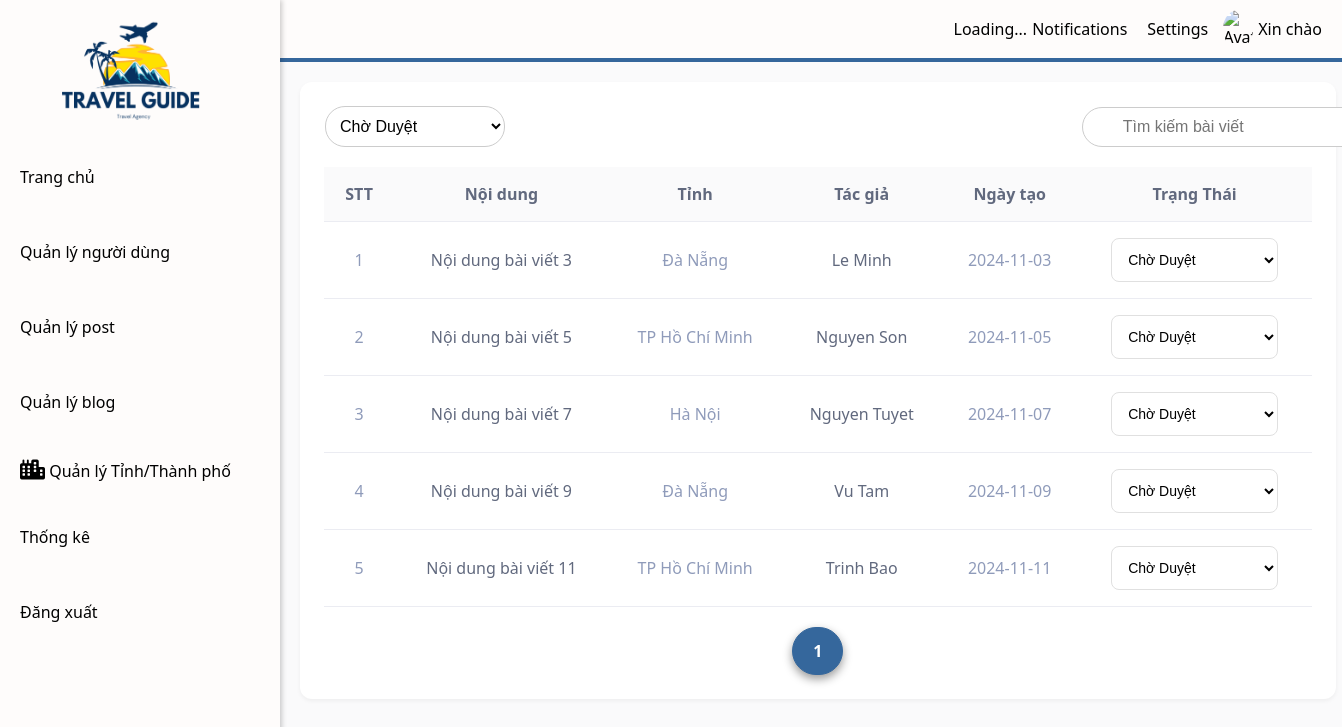
The app's page /src/Views/admin/blog_management.php, older data.
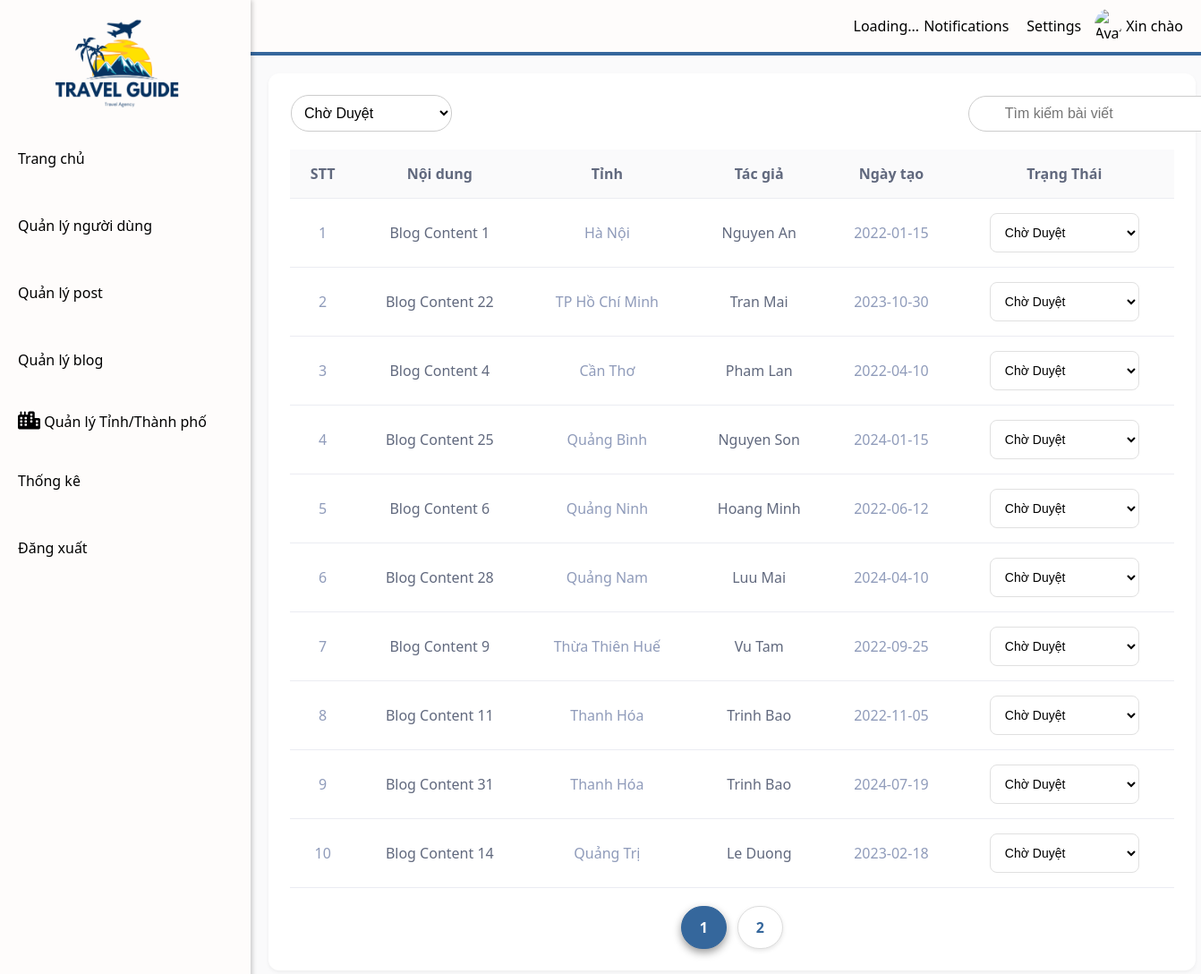
The same page, newer data.
### tables this page shows
CREATE TABLE blog (
  blogID INT AUTO_INCREMENT PRIMARY KEY,
  provinceID INT NOT NULL,
  userID INT NOT NULL,
  blogTitle TEXT NOT NULL,
  blogContent TEXT NOT NULL,
  blogCreateDate DATE NOT NULL,
  status BOOLEAN NOT NULL DEFAULT TRUE,
  approvalStatus VARCHAR(20) NOT NULL DEFAULT 'Chờ Duyệt',
  FOREIGN KEY (userID) REFERENCES users(userID),
  FOREIGN KEY (provinceID) REFERENCES province(provinceID)
);

CREATE TABLE province (
  provinceID INT AUTO_INCREMENT PRIMARY KEY,
  provinceName VARCHAR(50) NOT NULL UNIQUE,
  provinceRegion VARCHAR(20) NOT NULL,
  status BOOLEAN NOT NULL DEFAULT TRUE
);

CREATE TABLE users (
  userID INT AUTO_INCREMENT PRIMARY KEY,
  userName VARCHAR(50) NOT NULL,
  pass_word VARCHAR(255) NOT NULL,
  address_ VARCHAR(250) NOT NULL,
  role_ VARCHAR(50) NOT NULL,
  email VARCHAR(50) NOT NULL UNIQUE,
  gender VARCHAR(10) NOT NULL,
  status BOOLEAN NOT NULL DEFAULT TRUE
);

### src/Controllers/adminController.php (called while the page is built, shortened)
<?php
include_once __DIR__ . "/../config/config.php";
class AdminController{
    private Config $conn;
    public function __construct(){
        $this->conn = new Config();
    }
    public function getAllBlogByBlogStatus($approvalStatus) {
        $sql = "SELECT * FROM blog WHERE approvalStatus = '$approvalStatus' AND status = 1";
        $get_query = mysqli_query($this->conn->connect(),$sql);
        return $get_query;
    }
    public function getBlogOfPage($Start, $limit,$filter){
        $sql = "SELECT blog.blogID, blog.blogContent, blog.blogCreateDate, blog.approvalStatus, users.userName, province.provinceName
                FROM blog
                JOIN users ON blog.userID = users.userID
                JOIN province ON blog.provinceID = province.provinceID
                WHERE blog.status = 1 AND approvalStatus = '$filter'
                LIMIT $Start, $limit";
        $get_query = mysqli_query($this->conn->connect(), $sql);
        return $get_query;
    }
}
?>

### src/config/config.php (called while the page is built, shortened)
<?php
class Config {
    public function connect() {
        $hostname = "localhost";
        $username = "root";
        $password = "";
        $dbname = "vietnamtravel";
        $this->conn = mysqli_connect($hostname, $username, $password, $dbname) or die("Lỗi kết nối Database");
        return $this->conn;
    }
}

### src/Views/admin/blog_management.php (the view, shortened to what the changed rows need)
<!DOCTYPE html>
<html lang="en">
<head>
    <link rel="stylesheet" href="../../../public/css/Admin/blog_management.css">
    <link rel="stylesheet" href="../../../public/css/navbar.css">
    <link rel="stylesheet" href="../../../public/css/sidebar.css">
    <link href="https://cdnjs.cloudflare.com/ajax/libs/font-awesome/6.5.1/css/all.min.css" rel="stylesheet">
    <link rel="stylesheet" href="https://cdnjs.cloudflare.com/ajax/libs/font-awesome/4.7.0/css/font-awesome.min.css">
    <?php
        include_once "../../Controllers/adminController.php";
        $adcontroller = new AdminController();
        $filter = isset($_GET['filter']) ? $_GET['filter'] : 'Chờ Duyệt';
        $blogs = $adcontroller->getAllBlogByBlogStatus($filter);
        $limit= 10;
        $stt = 1;
        $CountData = mysqli_num_rows($blogs);
        $countPage = ceil($CountData/$limit);
        if (isset($_GET['page'])) {
            $page = $_GET['page'];
        } else {
            $page = 1;
        }
        $Start = ($page - 1) * $limit;
        $stt1 = $Start+1;
        $blogOfPage = $adcontroller->getBlogOfPage($Start,$limit,$filter);
    ?>
</head>
<body>
    <div class="main-content">
        <div class="blog-management">
            <div class="table-wrapper">
                <table>
                    <thead>
                        <tr>
                            <th class="center-heading">STT</th>
                            <th class="center-heading">Nội dung</th>
                            <th class="center-heading">Tỉnh</th>
                            <th class="center-heading">Tác giả</th>
                            <th class="center-heading">Ngày tạo</th>
                            <th class="center-heading">Trạng Thái</th>
                        </tr>
                    </thead>
                    <tbody id="blog-list">
                    <?php
                        if (mysqli_num_rows($blogOfPage) > 0) {
                            while ($blog = mysqli_fetch_array($blogOfPage)) {
                        ?>
                        <tr>
                            <td><?php echo $stt1++; $stt++ ?></td>
                            <td><?php echo $blog['blogContent'] ?? 'Lỗi Hiển Thị' ?></td>
                            <td><?php echo $blog['provinceName'] ?? 'Lỗi Hiển Thị' ?></td>
                            <td><?php echo $blog['userName'] ?? 'Lỗi Hiển Thị' ?></td>
                            <td><?php echo $blog['blogCreateDate'] ?? 'Lỗi Hiển Thị' ?></td>
                            <td>
                            <form action="../../FunctionOfActor/admin/updateapprovalStatus.php" method="POST" name="updateBlog_<?php echo $blog['blogID'] ?>" id="updateBlog_<?php echo $blog['blogID'] ?>">
                                <select name="update" id="update" onchange="document.getElementById('updateBlog_<?php echo $blog['blogID'] ?>').submit()">
                                    <option style="padding: 10px; border-radius: 3px;" value="Chờ Duyệt" <?php if($blog['approvalStatus'] == 'Chờ Duyệt')  echo 'selected="selected"';?>>Chờ Duyệt</option>
                                </select>
                            </form>
                            </td>
                        </tr>
                        <?php
                        }
                    }
                else{
                    echo "Không Lấy được dữ liệu";
                }
                ?>
                    </tbody>
                </table>
                <div class="pagination">
                    <?php
                        for ($i = 1; $i <= $countPage; $i++) {
                            $activeClass = ($i == $page) ? 'active' : '';
                            echo "<a class='page-btn $activeClass' href='?page=$i'>$i</a>";
                        }
                    ?>
                </div>
            </div>
    </div>
</body>
</html>

Row changes from the older to the newer data that the page shows:
no longer on this page (row edited): blog: blogContent "Nội dung bài viết 3", provinceID.provinceName "Đà Nẵng", userID.userName "Le Minh", blogCreateDate "2024-11-03", update "Chờ Duyệt"
removed blog: blogContent "Nội dung bài viết 5", provinceID.provinceName "TP Hồ Chí Minh", userID.userName "Nguyen Son", blogCreateDate "2024-11-05", update "Chờ Duyệt"
removed blog: blogContent "Nội dung bài viết 7", provinceID.provinceName "Hà Nội", userID.userName "Nguyen Tuyet", blogCreateDate "2024-11-07", update "Chờ Duyệt"
no longer on this page (row edited): blog: blogContent "Nội dung bài viết 9", provinceID.provinceName "Đà Nẵng", userID.userName "Vu Tam", blogCreateDate "2024-11-09", update "Chờ Duyệt"
no longer on this page (row edited): blog: blogContent "Nội dung bài viết 11", provinceID.provinceName "TP Hồ Chí Minh", userID.userName "Trinh Bao", blogCreateDate "2024-11-11", update "Chờ Duyệt"
now on this page (row edited): blog: blogContent "Blog Content 1", provinceID.provinceName "Hà Nội", userID.userName "Nguyen An", blogCreateDate "2022-01-15", update "Chờ Duyệt"
added blog: blogContent "Blog Content 22", provinceID.provinceName "TP Hồ Chí Minh", userID.userName "Tran Mai", blogCreateDate "2023-10-30", update "Chờ Duyệt"
added blog: blogContent "Blog Content 4", provinceID.provinceName "Cần Thơ", userID.userName "Pham Lan", blogCreateDate "2022-04-10", update "Chờ Duyệt"
added blog: blogContent "Blog Content 25", provinceID.provinceName "Quảng Bình", userID.userName "Nguyen Son", blogCreateDate "2024-01-15", update "Chờ Duyệt"
added blog: blogContent "Blog Content 6", provinceID.provinceName "Quảng Ninh", userID.userName "Hoang Minh", blogCreateDate "2022-06-12", update "Chờ Duyệt"
added blog: blogContent "Blog Content 28", provinceID.provinceName "Quảng Nam", userID.userName "Luu Mai", blogCreateDate "2024-04-10", update "Chờ Duyệt"
now on this page (row edited): blog: blogContent "Blog Content 9", provinceID.provinceName "Thừa Thiên Huế", userID.userName "Vu Tam", blogCreateDate "2022-09-25", update "Chờ Duyệt"
now on this page (row edited): blog: blogContent "Blog Content 11", provinceID.provinceName "Thanh Hóa", userID.userName "Trinh Bao", blogCreateDate "2022-11-05", update "Chờ Duyệt"
added blog: blogContent "Blog Content 31", provinceID.provinceName "Thanh Hóa", userID.userName "Trinh Bao", blogCreateDate "2024-07-19", update "Chờ Duyệt"
added blog: blogContent "Blog Content 14", provinceID.provinceName "Quảng Trị", userID.userName "Le Duong", blogCreateDate "2023-02-18", update "Chờ Duyệt"
Text that changed along with them:
new list line: "2"
